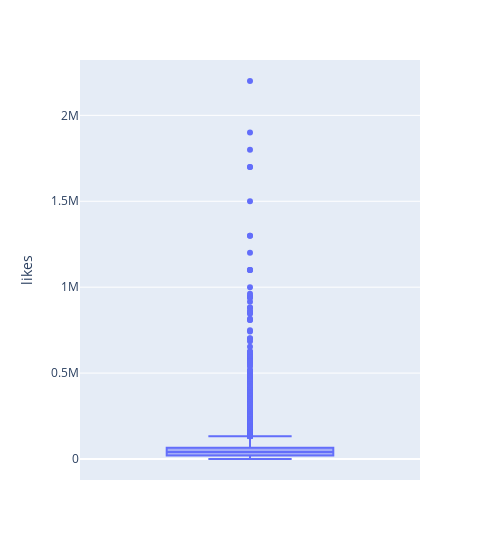

Notebook cell for this chart:
### Code cell
fig = px.box(likes, y='likes', width=500)
fig.show()

### Figure 1 — Plotly figure (JSON) as saved in the notebook; plotly's stock layout.template omitted (floating-point values rounded to 4 significant figures; data arrays with more than 128 entries replaced by an {"elided": "..."} marker saying what was removed)
{"data": [{"alignmentgroup": "True", "hovertemplate": "likes=%{y}<extra></extra>", "legendgroup": "", "marker": {"color": "#636efa"}, "name": "", "notched": false, "offsetgroup": "", "orientation": "v", "showlegend": false, "type": "box", "x0": " ", "xaxis": "x", "y": {"elided": "5631 int values"}, "y0": " ", "yaxis": "y"}], "layout": {"boxmode": "group", "legend": {"tracegroupgap": 0}, "margin": {"t": 60}, "width": 500, "xaxis": {"anchor": "y", "domain": [0, 1]}, "yaxis": {"anchor": "x", "domain": [0, 1], "title": {"text": "likes"}}}}
